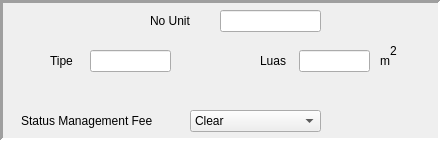
   <widget class="QFrame" name="frame">
    <property name="geometry">
     <rect>
      <x>20</x>
      <y>170</y>
      <width>441</width>
      <height>141</height>
     </rect>
    </property>
    <property name="autoFillBackground">
     <bool>true</bool>
    </property>
    <property name="frameShape">
     <enum>QFrame::Panel</enum>
    </property>
    <property name="frameShadow">
     <enum>QFrame::Sunken</enum>
    </property>
    <property name="lineWidth">
     <number>3</number>
    </property>
    <widget class="QLineEdit" name="Txt_nounit">
     <property name="geometry">
      <rect>
       <x>220</x>
       <y>10</y>
       <width>101</width>
       <height>22</height>
      </rect>
     </property>
    </widget>
    <widget class="QLabel" name="nounitlabel">
     <property name="geometry">
      <rect>
       <x>150</x>
       <y>10</y>
       <width>41</width>
       <height>22</height>
      </rect>
     </property>
     <property name="text">
      <string>No Unit</string>
     </property>
    </widget>
    <widget class="QLineEdit" name="Txt_tipe">
     <property name="geometry">
      <rect>
       <x>90</x>
       <y>50</y>
       <width>81</width>
       <height>22</height>
      </rect>
     </property>
    </widget>
    <widget class="QLabel" name="namaLabel">
     <property name="geometry">
      <rect>
       <x>50</x>
       <y>50</y>
       <width>25</width>
       <height>22</height>
      </rect>
     </property>
     <property name="text">
      <string>Tipe</string>
     </property>
    </widget>
    <widget class="QLineEdit" name="Txt_luas">
     <property name="geometry">
      <rect>
       <x>299</x>
       <y>50</y>
       <width>71</width>
       <height>22</height>
      </rect>
     </property>
    </widget>
    <widget class="QLabel" name="passwordLabel">
     <property name="geometry">
      <rect>
       <x>260</x>
       <y>50</y>
       <width>26</width>
       <height>22</height>
      </rect>
     </property>
     <property name="text">
      <string>Luas</string>
     </property>
    </widget>
    <widget class="QLabel" name="passwordLabel_2">
     <property name="geometry">
      <rect>
       <x>380</x>
       <y>50</y>
       <width>26</width>
       <height>22</height>
      </rect>
     </property>
     <property name="text">
      <string>m</string>
     </property>
    </widget>
    <widget class="QLabel" name="passwordLabel_3">
     <property name="geometry">
      <rect>
       <x>390</x>
       <y>40</y>
       <width>16</width>
       <height>22</height>
      </rect>
     </property>
     <property name="font">
      <font>
       <strikeout>false</strikeout>
      </font>
     </property>
     <property name="text">
      <string>2</string>
     </property>
    </widget>
    <widget class="QLabel" name="label_12">
     <property name="geometry">
      <rect>
       <x>21</x>
       <y>110</y>
       <width>151</width>
       <height>22</height>
      </rect>
     </property>
     <property name="text">
      <string>Status Management Fee</string>
     </property>
    </widget>
    <widget class="QComboBox" name="Combo_StatusIuran">
     <property name="geometry">
      <rect>
       <x>190</x>
       <y>110</y>
       <width>131</width>
       <height>22</height>
      </rect>
     </property>
     <property name="currentText">
      <string>Clear</string>
     </property>
     <item>
      <property name="text">
       <string>Clear</string>
      </property>
     </item>
     <item>
      <property name="text">
       <string>Outstanding</string>
      </property>
     </item>
     <item>
      <property name="text">
       <string>Blocked</string>
      </property>
     </item>
    </widget>
   </widget>
